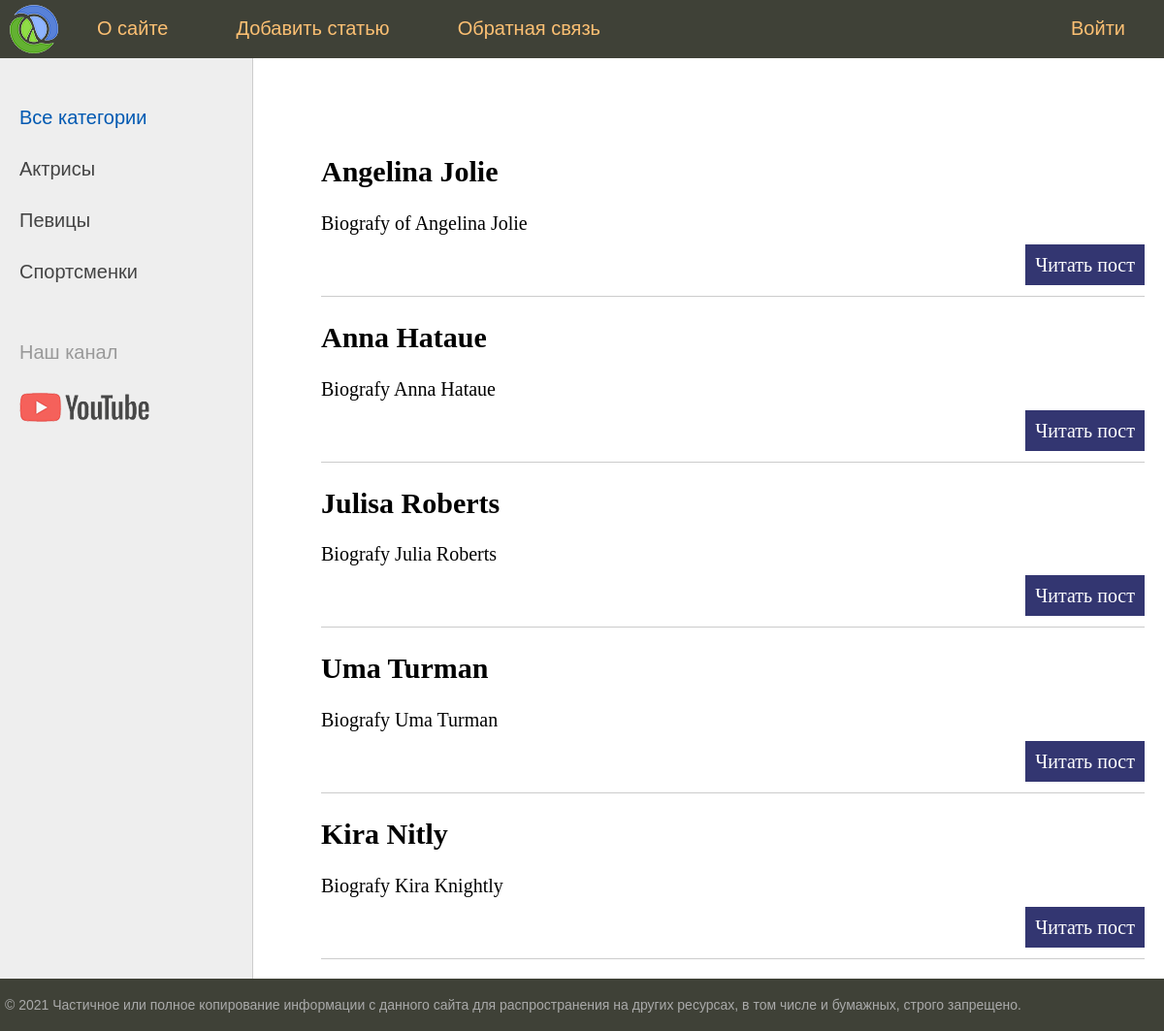
The app's page /, older data.
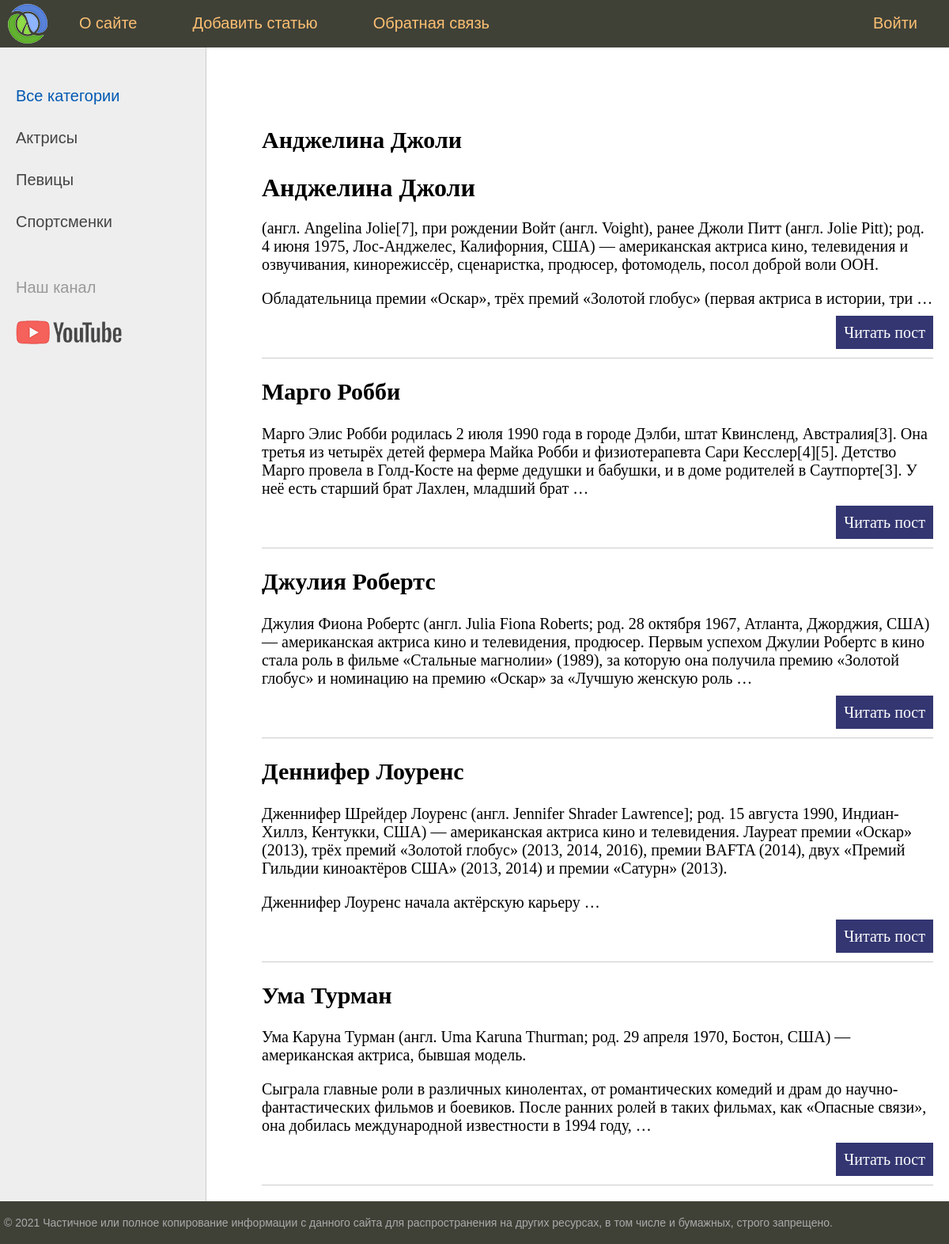
The same page, newer data.
### women/models.py (models this page shows, shortened)
class Women(models.Model):
    title = models.CharField(max_length=255)
    content = models.TextField(blank=True)
    photo = models.ImageField(upload_to='photos/%Y/%m/%d/')
    time_create = models.DateTimeField(auto_now_add=True)
    time_update = models.DateTimeField(auto_now=True)
    is_published = models.BooleanField(default=True)
    cat = models.ForeignKey('Category', on_delete=models.PROTECT, null=True)
    def get_absolute_url(self):
        return reverse('post', kwargs={'post_id': self.pk}) # pk is internal attribute of Model. It's 'primary key'

### women/views.py (the view)
# urls.py: path('', index, name='home'),
def index(request):
    posts = Women.objects.all()
    context = {
        'posts': posts,
        'menu': menu,
        'title': 'Главная страница'
    }
    return render(request, 'women/index.html', context=context) # 'context' is special named parametr

### women/templates/women/index.html (shortened to what this page needs)
{% extends 'women/base.html' %}
{% block content %}
<ul class="list-articles">
	{% for p in posts %}
			<li><h2>{{p.title}}</h2>
	{% autoescape off %}
	{{p.content|linebreaks|truncatewords:50}}
	{% endautoescape %}
			<p class="link-read-post"><a href="{{ p.get_absolute_url }}">Читать пост</a></p>
			</li>
	{% endfor %}
</ul>
{% endblock %}

### women/templates/women/base.html (shortened to what this page needs)
{% load static %}
<!DOCTYPE html>
<html>
<head>
	<link type="text/css" href="{% static 'women/css/styles.css' %}" rel="stylesheet" />
</head>
<body>
<table class="table-page" border=0 cellpadding="0" cellspacing="0">
<tr><td valign=top>
{% block mainmenu %}
		<div class="header">
			<ul id="mainmenu" class="mainmenu">
			<li class="logo"><a href="{% url 'home' %}"><div class="logo"></div></a></li>
{% for m in menu %}
	{% if not forloop.last %}
			<li><a href="{% url m.url_name %}">{{m.title}}</a></li>
	{% else %}
			<li class="last"><a href="{% url m.url_name %}">{{m.title}}</a></li>
	{% endif %}
{% endfor %}
			</ul>
		</div>
{% endblock mainmenu %}
<table class="table-content" border=0 cellpadding="0" cellspacing="0">
<tr>
	<td valign="top" class="left-chapters">
	<ul id="leftchapters">
		<li class="selected">Все категории</li>
		<li><a href="#">Актрисы</a></li>
		<li><a href="#">Певицы</a></li>
		<li><a href="#">Спортсменки</a></li>
		<li class="share">
		<p>Наш канал</p>
		<a class="share-yt" href="https://www.youtube.com/channel/UClJzWfGWuGJL2t-3dYKcHTA/playlists" target="_blank" rel="nofollow"></a>
		</li>
	</ul>
</td>
<td valign="top" class="content">
	<div class="content-text">
{% block content %}
{% endblock %}
	</div>
</td></tr></table>
</td></tr>
<tr><td valign=top>
	<div id="footer">
		<p>&copy; 2021 Частичное или полное копирование информации с данного сайта для распространения на других ресурсах, в том числе и бумажных, строго запрещено.</p>
	</div>
</td></tr></table>
</body>
</html>

### women/static/women/css/styles.css (style rules this page uses)
html, body { font-family: 'Arial'; margin: 0; padding: 0; height: 100%; width: 100%; color: #444; }
a { color: #0059b2; text-decoration: none; }
p.link-read-post { text-align: right; }
p.link-read-post a { padding: 10px; min-width: 100px; background: #333671; color: #fff; text-decoration: none; }
ul.list-articles { list-style: none; margin: 0; padding: 0; }
ul.list-articles li { border-bottom: 1px solid #ccc; }
.table-page { width: 100%; height: 100%; vertical-align: top; }
.table-page tr { height: 100%; }
.header { background: #3F4137; height: 60px; }
.logo { background: url('../images/logo.png') no-repeat 10px 5px; width: 70px; height: 60px; }
ul.mainmenu { list-style: none; margin: 0; padding: 0; height: 60px; color: #fdc073; font-size: 20px; overflow: hidden; }
ul.mainmenu li { float: left; margin: 18px 40px 0 30px; }
ul.mainmenu li.logo { margin: 0; }
ul.mainmenu li.last { float: right; }
ul.mainmenu li a { color: #fdc073; text-decoration: none; }
.table-content { width: 100%; min-height: 100%; height: 100%; }
.left-chapters { margin: 0; background: #eee; border-right: 1px solid #ccc; min-height: 100%; }
.left-chapters ul { width: 230px; min-height: 100%; margin: 0; padding: 20px 10px 10px 20px; list-style: none; font-size: 20px; }
.left-chapters ul li { margin: 30px 0 0 0; color: #999; }
.left-chapters ul li.selected { color: #0059b2; }
.left-chapters ul li a { color: #444; text-decoration: none; }
.left-chapters ul li.share { margin: 60px 0 0 0; }
.left-chapters ul li.share p { margin: 30px 0 30px 0; }
.left-chapters ul li.share a { display: inline-block; width: 40px; height: 40px; margin: 0 20px 0 0; }
.left-chapters ul li.share a.share-yt { width: 100%; height: 30px; background: url('../images/share_yt.png') no-repeat 0 0 }
.content { padding: 40px 20px 20px 40px; width: 100%; box-sizing: border-box; }
.content-text { margin: 60px 0 0 30px; color: #000; font-size: 20px; font-family: Yandex Sans Display Light; }
.content-text h1 { font-size: 32px; }
#footer { box-sizing: border-box; background: #3F4137; padding: 5px; color: #aaa; font-size: 14px; font-family: Verdana, Geneva, Arial, Helvetica; text-align: left; overflow: hidden; }

Row changes from the older to the newer data that the page shows:
removed Women: title "Angelina Jolie", content "Biografy of Angelina Jolie"
removed Women: title "Anna Hataue", content "Biografy Anna Hataue"
removed Women: title "Julisa Roberts", content "Biografy Julia Roberts"
removed Women: title "Uma Turman", content "Biografy Uma Turman"
removed Women: title "Kira Nitly", content "Biografy Kira Knightly"
added Women: title "Анджелина Джоли", content "Анджелина Джоли (англ. Angelina Jolie[7], при рождении Войт (англ. Voight), ранее Джоли Питт (англ. Jolie Pitt); род. 4 июня 1975, Лос-Анджелес, Калифорния, США) — американская актриса кино, телевидения и озвучивания, кинорежиссёр, сценаристка, продюсер, фотомодель, посол доброй воли ООН. Обладательница премии «Оскар», трёх премий «Золотой глобус» (первая актриса в истории, три …"
added Women: title "Марго Робби", content "Марго Элис Робби родилась 2 июля 1990 года в городе Дэлби, штат Квинсленд, Австралия[3]. Она третья из четырёх детей фермера Майка Робби и физиотерапевта Сари Кесслер[4][5]. Детство Марго провела в Голд-Косте на ферме дедушки и бабушки, и в доме родителей в Саутпорте[3]. У неё есть старший брат Лахлен, младший брат …"
added Women: title "Джулия Робертс", content "Джулия Фиона Робертс (англ. Julia Fiona Roberts; род. 28 октября 1967, Атланта, Джорджия, США) — американская актриса кино и телевидения, продюсер. Первым успехом Джулии Робертс в кино стала роль в фильме «Стальные магнолии» (1989), за которую она получила премию «Золотой глобус» и номинацию на премию «Оскар» за «Лучшую женскую роль …"
added Women: title "Деннифер Лоуренс", content "Дженнифер Шрейдер Лоуренс (англ. Jennifer Shrader Lawrence]; род. 15 августа 1990, Индиан-Хиллз, Кентукки, США) — американская актриса кино и телевидения. Лауреат премии «Оскар» (2013), трёх премий «Золотой глобус» (2013, 2014, 2016), премии BAFTA (2014), двух «Премий Гильдии киноактёров США» (2013, 2014) и премии «Сатурн» (2013). Дженнифер Лоуренс начала актёрскую карьеру …"
added Women: title "Ума Турман", content "Ума Каруна Турман (англ. Uma Karuna Thurman; род. 29 апреля 1970, Бостон, США) — американская актриса, бывшая модель. Сыграла главные роли в различных кинолентах, от романтических комедий и драм до научно-фантастических фильмов и боевиков. После ранних ролей в таких фильмах, как «Опасные связи», она добилась международной известности в 1994 году, …"
